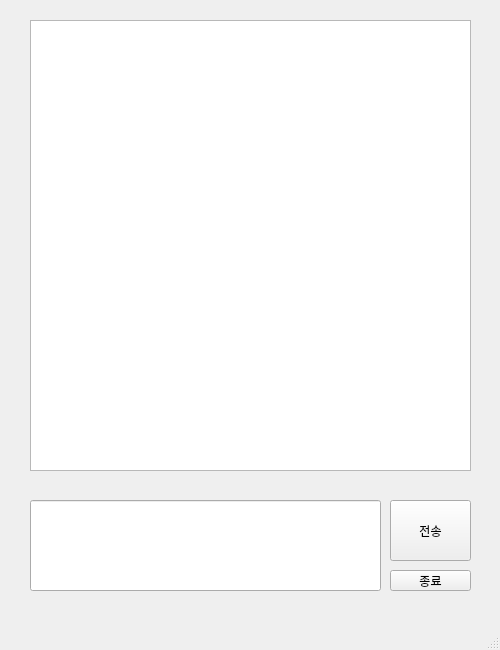
<?xml version="1.0" encoding="UTF-8"?>
<ui version="4.0">
 <class>MainWindow</class>
 <widget class="QMainWindow" name="MainWindow">
  <property name="geometry">
   <rect>
    <x>0</x>
    <y>0</y>
    <width>500</width>
    <height>650</height>
   </rect>
  </property>
  <property name="windowTitle">
   <string>MainWindow</string>
  </property>
  <widget class="QWidget" name="centralwidget">
   <widget class="QStackedWidget" name="stackedWidget">
    <property name="geometry">
     <rect>
      <x>0</x>
      <y>0</y>
      <width>501</width>
      <height>631</height>
     </rect>
    </property>
    <property name="currentIndex">
     <number>0</number>
    </property>
    <widget class="QWidget" name="page">
     <widget class="QPushButton" name="send_btn">
      <property name="geometry">
       <rect>
        <x>390</x>
        <y>500</y>
        <width>81</width>
        <height>61</height>
       </rect>
      </property>
      <property name="text">
       <string>전송</string>
      </property>
     </widget>
     <widget class="QPushButton" name="exit_btn">
      <property name="geometry">
       <rect>
        <x>390</x>
        <y>570</y>
        <width>81</width>
        <height>21</height>
       </rect>
      </property>
      <property name="text">
       <string>종료</string>
      </property>
     </widget>
     <widget class="QTextBrowser" name="textBrowser">
      <property name="geometry">
       <rect>
        <x>30</x>
        <y>20</y>
        <width>441</width>
        <height>451</height>
       </rect>
      </property>
     </widget>
     <widget class="QLineEdit" name="lineEdit">
      <property name="geometry">
       <rect>
        <x>30</x>
        <y>500</y>
        <width>351</width>
        <height>91</height>
       </rect>
      </property>
     </widget>
    </widget>
    <widget class="QWidget" name="page_2">
     <widget class="QPushButton" name="happy_btn">
      <property name="geometry">
       <rect>
        <x>160</x>
        <y>260</y>
        <width>75</width>
        <height>23</height>
       </rect>
      </property>
      <property name="text">
       <string>1. 행복</string>
      </property>
     </widget>
     <widget class="QPushButton" name="sad_btn">
      <property name="geometry">
       <rect>
        <x>260</x>
        <y>260</y>
        <width>75</width>
        <height>23</height>
       </rect>
      </property>
      <property name="text">
       <string>2. 슬픔</string>
      </property>
     </widget>
     <widget class="QPushButton" name="pleasure_btn">
      <property name="geometry">
       <rect>
        <x>160</x>
        <y>320</y>
        <width>75</width>
        <height>23</height>
       </rect>
      </property>
      <property name="text">
       <string>3. 기쁨</string>
      </property>
     </widget>
     <widget class="QPushButton" name="depressed_btn">
      <property name="geometry">
       <rect>
        <x>260</x>
        <y>320</y>
        <width>75</width>
        <height>23</height>
       </rect>
      </property>
      <property name="text">
       <string>4. 우울</string>
      </property>
     </widget>
     <widget class="QLabel" name="label_3">
      <property name="geometry">
       <rect>
        <x>90</x>
        <y>200</y>
        <width>331</width>
        <height>51</height>
       </rect>
      </property>
      <property name="text">
       <string>대화를 마치고 난 후 당신의 마음은 어떠하십니까?</string>
      </property>
      <property name="alignment">
       <set>Qt::AlignCenter</set>
      </property>
     </widget>
    </widget>
    <widget class="QWidget" name="page_3">
     <widget class="QLabel" name="label">
      <property name="geometry">
       <rect>
        <x>130</x>
        <y>180</y>
        <width>271</width>
        <height>111</height>
       </rect>
      </property>
      <property name="font">
       <font>
        <pointsize>35</pointsize>
       </font>
      </property>
      <property name="text">
       <string>AI 챗봇</string>
      </property>
      <property name="alignment">
       <set>Qt::AlignCenter</set>
      </property>
     </widget>
     <widget class="QPushButton" name="go_btn">
      <property name="geometry">
       <rect>
        <x>190</x>
        <y>370</y>
        <width>141</width>
        <height>71</height>
       </rect>
      </property>
      <property name="text">
       <string>입장하기</string>
      </property>
     </widget>
    </widget>
   </widget>
  </widget>
  <widget class="QMenuBar" name="menubar">
   <property name="geometry">
    <rect>
     <x>0</x>
     <y>0</y>
     <width>500</width>
     <height>21</height>
    </rect>
   </property>
  </widget>
  <widget class="QStatusBar" name="statusbar"/>
 </widget>
 <resources/>
 <connections/>
</ui>
